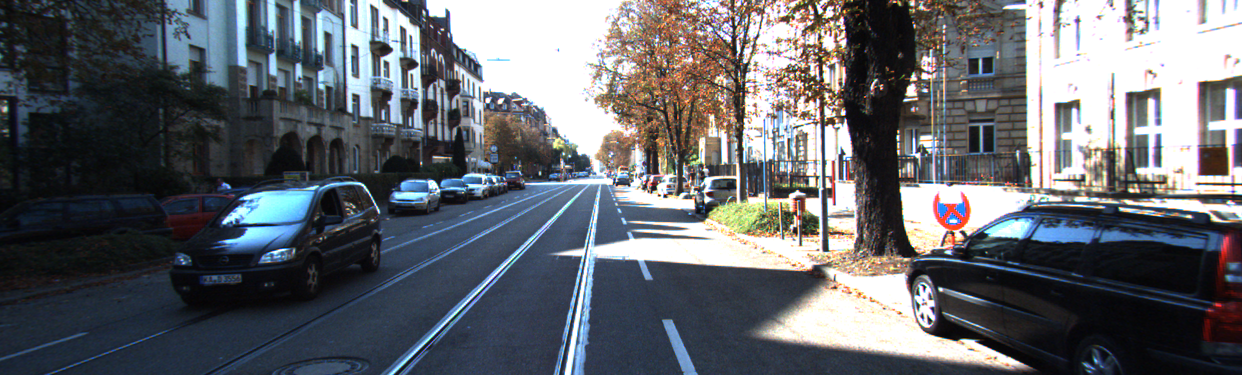
//> input picture 0.png, 1242 x 375 px
$ ./flow ../0.png ../1.png   (built with g++ and OpenCV 4, older OpenCV classes emulated)
//> lines starting //> are read from the running program, lines starting //| are printed output that depends on the picture; after the words box and inside, x2 and y2 are one past the last pixel; in counts of white or black regions, pixels touching at a corner belong together
//标准库
#include <iostream>
#include <math.h>
#include <string>
#include <vector>
// opencv
#include <opencv2/legacy/legacy.hpp>
#include <opencv2/nonfree/nonfree.hpp>
#include <opencv2/opencv.hpp>
// png++
#include <png++/png.hpp>
// Flow 类
#include "SPSFlow.h"
#include "defParameter.h"

using namespace cv;

bool interscetion(Point2f &inter_pt, Point2f o1, Point2f p1, Point2f o2,
                  Point2f p2) {
  Point2f x = o2 - o1;
  Point2f d1 = p1 - o1;
  Point2f d2 = p2 - o2;

  float cross = d1.x * d2.y - d1.y * d2.x;
  if (std::abs(cross) < /*EPS*/ 1e-8)
    return false;

  double t1 = (x.x * d2.y - x.y * d2.x) / cross;
  inter_pt = o1 + d1 * t1;
  return true;
};

int main(int argc, char *argv[]) {

  if (argc < 3) {
    std::cerr << "usage: ./flow left_0 left_1" << std::endl;
    exit(1);
  }

  std::string leftImageFilename = argv[1];
  std::string leftplusImageFilename = argv[2];

  Mat leftImage0, leftImage1;
  leftImage0 = imread(leftImageFilename, 1);
//> leftImage0 is the input picture: 375 rows x 1242 cols, CV_8UC3; mean B, G, R 107.6, 102.1, 98.9
  leftImage1 = imread(leftplusImageFilename, 1);
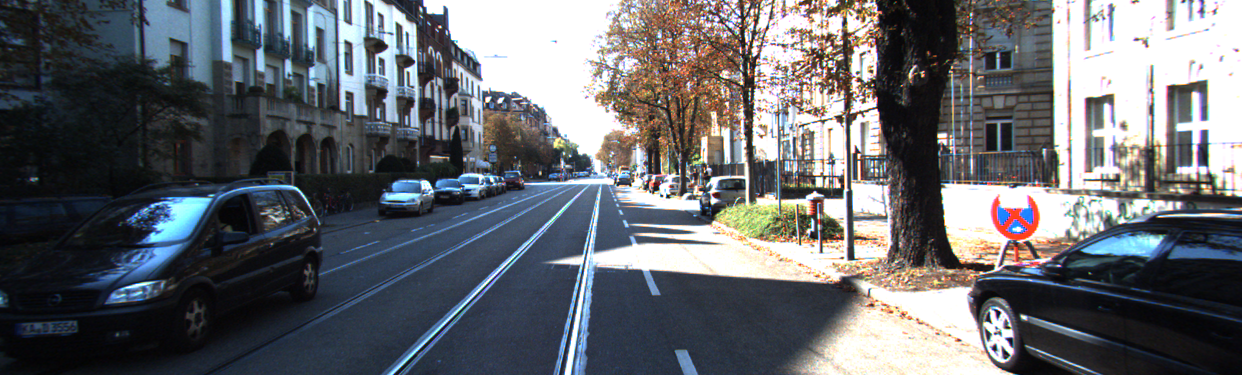
//> input picture 1.png, 1242 x 375 px
//> leftImage1 is the input picture: 375 rows x 1242 cols, CV_8UC3; mean B, G, R 108.9, 104.2, 101.5

  // imshow("Flow_image_0",leftImage0);
  // imshow("Flow_image_1",leftImage1);
  // waitKey(0);

  // SIFT
  SiftFeatureDetector siftdtc;
  vector<KeyPoint> kp0, kp1;
  Mat Keypoint0, Keypoint1;

  siftdtc.detect(leftImage0, kp0);
//> kp0 = 4137 keypoints; strongest (x, y, size): (940, 289, 3), (665, 196, 2.5), (707, 199, 4.2), (500, 101, 3.6)
  // [15 lines of commented-out code are left out]

  siftdtc.detect(leftImage1, kp1);
//> kp1 = 4465 keypoints; strongest (x, y, size): (661, 196, 1.9), (994, 348, 3.9), (668, 196, 2.7), (713, 201, 4.5)
  // drawKeypoints(leftImage1, kp1, Keypoint1);

  SiftDescriptorExtractor extractor;
  Mat descriptor0, descriptor1;
  BruteForceMatcher<L2<float>> matcher;
  vector<DMatch> matches;
  Mat MatchesImage;
  extractor.compute(leftImage0, kp0, descriptor0);
  extractor.compute(leftImage1, kp1, descriptor1);

  // imshow("descriptor",descriptor0);
  // waitKey(0);

  // std::cout<<std::endl<<descriptor0<<std::endl;
  matcher.match(descriptor0, descriptor1, matches);
//> matches = 4137 matches
  drawMatches(leftImage0, kp0, leftImage0, kp1, matches, MatchesImage);
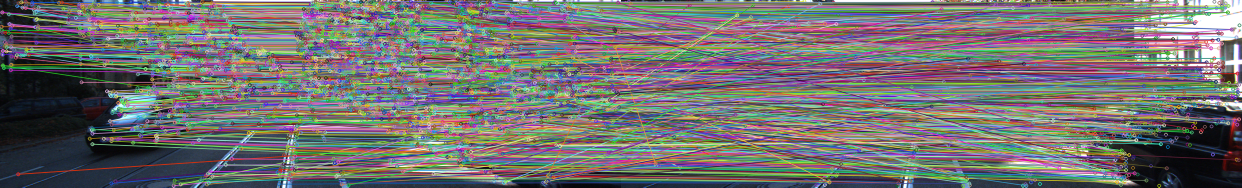
//> MatchesImage: 375 rows x 2484 cols, CV_8UC3 (shown at 1/2 size); mean B, G, R 112.5, 112.4, 114.5
  vector<int> compression_params;
  compression_params.push_back(CV_IMWRITE_PNG_COMPRESSION);
  compression_params.push_back(9);
  imwrite("before.png", MatchesImage, compression_params);
  // imshow("Match",MatchesImage);
  // waitKey(0);

  // LMeds或者8-points估计fundamental matrix

  // kp0,kp1为feature points需要将其转换array
  int ptCount = matches.size();
//> ptCount = 4137
  vector<Point2f> points0(ptCount);
  vector<Point2f> points1(ptCount);
  Point2f pt;
  for (int i = 0; i < ptCount; i++) {
    pt = kp0[matches[i].queryIdx].pt;
    points0[i].x = pt.x;
    points0[i].y = pt.y;
    pt = kp1[matches[i].trainIdx].pt;
    points1[i].x = pt.x;
    points1[i].y = pt.y;
  }
//> this loop made 4137 passes
//> after the loop, points0 = 4137 Points (x, y), first 12: [2.28, 93.81], [2.82, 52.99], [3.43, 60.12], [3.96, 64.33], [3.96, 64.33], [4.19, 24.4], [4.19, 24.4], [5.01, 109.1], [5.38, 101.4], [5.38, 101.4], [5.4, 130.7], [5.4, 130.7]; points1 = 4137 Points (x, y), first 12: [328.7, 169.5], [620.9, 57.87], [312.1, 64.9], [1053, 178.5], [1053, 178.5], [683.5, 357.7], [540.1, 173.1], [10.13, 49.21], [193.1, 327], [1000.8, 300.7], [33.61, 179.1], [117.2, 334.4]

  //根据第一次的计算结果去除outlier和误差大的点。
  Mat FundamentalMatrix;
  vector<uchar> LMedsStatus;
  FundamentalMatrix =
      findFundamentalMat(points0, points1, CV_FM_LMEDS, 3, 0.99, LMedsStatus);
//> FundamentalMatrix = [[-5.02e-05, 0.00229, -0.158], [-0.00222, 0.00028, -0.115], [0.185, 0.103, 1]]; LMedsStatus = 4137 values, max 1 at index 0, min 0 at index 1, mean 0.762
  int Outliers = 0;
  for (int i = 0; i < ptCount; i++) {
    if (LMedsStatus[i] == 0) {
      Outliers++;
    }
  }
//> after the loop, Outliers = 986
  // std::cout << "Outliers:" << Outliers << std::endl;
  // std::cout << "ptCount:" << ptCount << std::endl;
  //根据点的status来去除outlier。

  vector<Point2f> pt0_inlier;
  vector<Point2f> pt1_inlier;
  vector<DMatch> InlierMatches;
  int InlierCount = ptCount - Outliers;
//> InlierCount = 3151
  InlierMatches.resize(InlierCount);
//> InlierMatches = 3151 matches
  pt0_inlier.resize(InlierCount);
//> pt0_inlier = 3151 Points (x, y), first 12: [0, 0], [0, 0], [0, 0], [0, 0], [0, 0], [0, 0], [0, 0], [0, 0], [0, 0], [0, 0], [0, 0], [0, 0]
  pt1_inlier.resize(InlierCount);
//> pt1_inlier has the same summary as pt0_inlier
  InlierCount = 0;
  for (int i = 0; i < ptCount; i++) {
    if (LMedsStatus[i] != 0) {
      pt0_inlier[InlierCount].x = points0[i].x;
      pt0_inlier[InlierCount].y = points0[i].y;
      pt1_inlier[InlierCount].x = points1[i].x;
      pt1_inlier[InlierCount].y = points1[i].y;
      InlierMatches[InlierCount].queryIdx = InlierCount;
      InlierMatches[InlierCount].trainIdx = InlierCount;
      InlierCount++;
    }
  }
//> after the loop, pt0_inlier = 3151 Points (x, y), first 12: [2.28, 93.81], [3.43, 60.12], [5.01, 109.1], [5.38, 101.4], [5.4, 130.7], [5.4, 130.7], [10.36, 64.74], [17.05, 65.52], [17.39, 28.13], [18.58, 47.75], [20.52, 79.43], [20.52, 79.43]; pt1_inlier = 3151 Points (x, y), first 12: [328.7, 169.5], [312.1, 64.9], [10.13, 49.21], [193.1, 327], [33.61, 179.1], [117.2, 334.4], [610.4, 26.6], [795, 117.2], [166.3, 83.73], [33.61, 179.1], [1080.2, 233.3], [759, 108.8]; InlierCount = 3151

  FundamentalMatrix =
      findFundamentalMat(pt0_inlier, pt1_inlier, CV_FM_LMEDS, 3, 0.99);
//> FundamentalMatrix = [[-3e-06, 0.00287, -0.468], [-0.0029, 2.84e-05, 1.77], [0.471, -1.77, 1]]
  vector<KeyPoint> key0(InlierCount);
  vector<KeyPoint> key1(InlierCount);
  KeyPoint::convert(pt0_inlier, key0);
//> key0 = 3151 keypoints; strongest (x, y, size): (2, 94, 1), (3, 60, 1), (5, 109, 1), (5, 101, 1)
  KeyPoint::convert(pt1_inlier, key1);
//> key1 = 3151 keypoints; strongest (x, y, size): (329, 169, 1), (312, 65, 1), (10, 49, 1), (193, 327, 1)
  drawMatches(leftImage0, key0, leftImage0, key1, InlierMatches, MatchesImage);
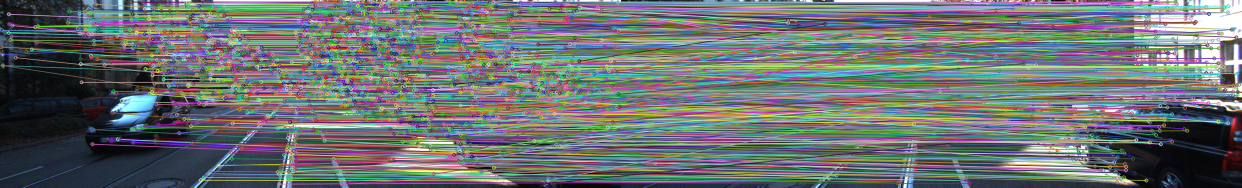
//> MatchesImage: 375 rows x 2484 cols, CV_8UC3 (shown at 1/2 size); mean B, G, R 113.9, 112.9, 108.4
  imwrite("after.png", MatchesImage, compression_params);
  // imshow("Match",MatchesImage);
  // waitKey(0);
  /*
  FileStorage fs("FundamentalMat.xml", FileStorage::WRITE);
  fs << "fundamentalMat" <<FundamentalMatrix;
  fs.release();
  */

  // CALIBRATION QUALITY CHECK
  // epipolar geometry constraint: m2^t*F*m1=0

  double err = 0;
  int npoints = 0;
  int nimages = 1;
  vector<Vec3f> lines[2];
  vector<vector<Point2f>> imagePoints[2];
  imagePoints[0].resize(nimages);
  imagePoints[1].resize(nimages);
  imagePoints[0][0] = pt0_inlier;
  imagePoints[1][0] = pt1_inlier;
  int err_count = 0;
  vector<Point2f> errpt_0;
  vector<Point2f> errpt_1;
  errpt_0.resize(InlierCount);
//> errpt_0 = 3151 Points (x, y), first 12: [0, 0], [0, 0], [0, 0], [0, 0], [0, 0], [0, 0], [0, 0], [0, 0], [0, 0], [0, 0], [0, 0], [0, 0]
  errpt_1.resize(InlierCount);
//> errpt_1 has the same summary as errpt_0
  for (int i = 0; i < nimages; i++) {
    Mat imgpt[2];
    int npt = (int)imagePoints[0][i].size();

    for (int k = 0; k < 2; k++) {
      imgpt[k] = Mat(imagePoints[k][i]);
      computeCorrespondEpilines(imgpt[k], k + 1, FundamentalMatrix, lines[k]);
      //绘制极线
      /*
      RNG &rng = theRNG();
      if (k == 1) {
        for (int i = 0; i < pt1_inlier.size(); i++) {
          Scalar color = Scalar(rng(256), rng(256), rng(256));
          cv::circle(leftImage1, pt1_inlier[i], 5, color);
          cv::line(leftImage1, Point(0, -lines[k][i][2] / lines[k][i][1]),
                   Point(leftImage1.cols,
                         -(lines[k][i][2] + lines[k][i][0] * leftImage0.cols) /
                             lines[k][i][1]),
                   color);

          cv::imshow("leftImagePlus's epiline", leftImage1);
          waitKey(0);
        }
      }
      */
      //计算右图像的极点，利用的是两条直线的交点，所有的匹配点对两两成对，然后计算出一堆
      //极点的备选点，计算这些点的均值和方差用于滤除outlier
      Mat epipole_mean_x, epipole_mean_y;
      if (k == 1) {
        Point2f inter_pt, o0, o1, p0, p1;
        Mat epipole_mean_x, epipole_var_x, epipole_var_y;
        Mat epipole_x(pt1_inlier.size() - 1, 1, CV_32F);
        Mat epipole_y(pt1_inlier.size() - 1, 1, CV_32F);

        for (int i = 0; i < pt1_inlier.size() - 1; i++) {
          o0.x = 0;
          o0.y = -lines[k][i][2] / lines[k][i][1];
          p0.x = leftImage1.cols;
          p0.y = -(lines[k][i][2] + lines[k][i][0] * leftImage0.cols) /
                 lines[k][i][1];
          o1.x = 0;
          o1.y = -lines[k][i + 1][2] / lines[k][i + 1][1];
          p1.x = leftImage1.cols;
          p1.y = -(lines[k][i + 1][2] + lines[k][i + 1][0] * leftImage0.cols) /
                 lines[k][i + 1][1];
          interscetion(inter_pt, o0, p0, o1, p1);
          epipole_x.at<float>(i, 0) = inter_pt.x;
          epipole_y.at<float>(i, 0) = inter_pt.y;

          // [8 lines of commented-out code are left out]
        }
        meanStdDev(epipole_x, epipole_mean_x, epipole_var_x);
        meanStdDev(epipole_y, epipole_mean_y, epipole_var_y);
        Mat temp_x, temp_y;
        for (int i = 0; i < epipole_x.rows; i++) {

          if (fabs(epipole_x.at<float>(i, 0) -
                   epipole_mean_x.at<double>(0, 0)) < 0.1) {
            temp_x.push_back(epipole_x.at<float>(i, 0));
          }
          if (fabs(epipole_y.at<float>(i, 0) -
                   epipole_mean_y.at<double>(0, 0)) < 0.1) {
            temp_y.push_back(epipole_y.at<float>(i, 0));
          }
        }
        swap(epipole_x, temp_x);
        swap(epipole_y, temp_y);
        meanStdDev(epipole_x, epipole_mean_x, epipole_var_x);
        meanStdDev(epipole_y, epipole_mean_y, epipole_var_y);
        std::cout << "epipole coordinate: (" << epipole_mean_x << ","
                  << epipole_mean_y << ")" << std::endl;
        std::cout << "epipole coordinate variance:" << epipole_var_x << "/"
                  << epipole_var_y << std::endl;

        // test:延极线方向的运动
        // 首先，先找到一个点，然后画出他的极线
        int i_t = 2;
        RNG &rng = theRNG();
        Scalar color = Scalar(rng(256), rng(256), rng(256));
        cv::circle(leftImage1, pt1_inlier[i_t], 5, color, -1);
        cv::line(leftImage1, Point(0, -lines[k][i_t][2] / lines[k][i_t][1]),
                 Point(leftImage1.cols, -(lines[k][i_t][2] +
                                          lines[k][i_t][0] * leftImage0.cols) /
                                            lines[k][i_t][1]),
                 color);
        Point2f epipole_pt;
        epipole_pt.x = epipole_mean_x.at<double>(0, 0);
        epipole_pt.y = epipole_mean_y.at<double>(0, 0);
        color = Scalar(rng(0), rng(256), rng(0));
        cv::circle(leftImage1, epipole_pt, 5, color, -1);

        float x = epipole_pt.x - pt1_inlier[i_t].x;
        float y = epipole_pt.y - pt1_inlier[i_t].y;
        float square_root = sqrt(pow(x, 2) + pow(y, 2));
        x = x / square_root;
        y = y / square_root;
        float d_epipolar = 40;
        x = d_epipolar * x;
        y = d_epipolar * y;
        Point2f incremental;
        incremental.x = pt1_inlier[i_t].x + x;
        incremental.y = pt1_inlier[i_t].y + y;
        cv::circle(leftImage1, incremental, 5, color);
        // cv::imshow("one of the leftImagePlus's epiline", leftImage1);
        // waitKey(0);
      }
    }
    //----------------------------------------------------------------------

    for (int j = 0; j < InlierCount; j++) {
      double errij =
          fabs(imagePoints[0][i][j].x * lines[1][j][0] +
               imagePoints[0][i][j].y * lines[1][j][1] + lines[1][j][2]) +
          fabs(imagePoints[1][i][j].x * lines[0][j][0] +
               imagePoints[1][i][j].y * lines[0][j][1] + lines[0][j][2]);
      // 齐次表示形式。
      err += errij;
      if (0.01 > errij && errij > 0) {
        errpt_0[err_count].x = imagePoints[0][i][j].x;
        errpt_0[err_count].y = imagePoints[0][i][j].y;
        errpt_1[err_count].x = imagePoints[1][i][j].x;
        errpt_1[err_count].y = imagePoints[1][i][j].y;
        /*
        std::cout << "image 0 coordinate:(" << errpt_0[err_count].x << ","
                  << errpt_0[err_count].y << ")" << std::endl;
        std::cout << "image 1 coordinate:(" << errpt_1[err_count].x << ","
                  << errpt_1[err_count].y << ")" << std::endl;
        std::cout << "error:" << errij << std::endl;
        */
        err_count++;
      }
    }
    npoints += npt;
  }
//> this loop made 1 pass
//> (err, err_count) on pass 1: (279259.8, 6)
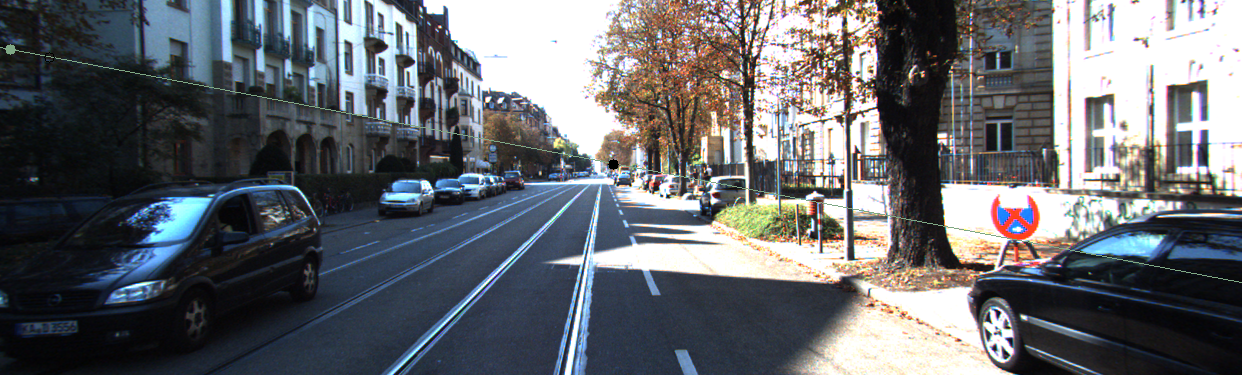
//> leftImage1: 375 rows x 1242 cols, CV_8UC3; 0.3% of pixels changed, all inside (x1, y1, x2, y2) = (0, 44, 1242, 283)
//> after the loop, lines = 2 items; err = 279259.8; errpt_0 = 3151 Points (x, y), first 12: [328.5, 134.8], [328.5, 134.8], [614.2, 179.5], [663.5, 100.4], [962.4, 210.3], [962.4, 210.3], [0, 0], [0, 0], [0, 0], [0, 0], [0, 0], [0, 0]; errpt_1 = 3151 Points (x, y), first 12: [295.2, 130], [295.2, 130], [615.3, 179.2], [666.2, 97.75], [1029.5, 216.4], [1029.5, 216.4], [0, 0], [0, 0], [0, 0], [0, 0], [0, 0], [0, 0]; err_count = 6; npoints = 3151
  std::cout << "average reprojection err = " << err / npoints << std::endl;
//| average reprojection err = 88.6258
  std::cout << "err_count = " << err_count << std::endl;
//| err_count = 6
  vector<DMatch> err_Matches;
  err_Matches.resize(err_count);
//> err_Matches = 6 matches
  for (int i = 0; i < err_count; i++) {
    err_Matches[i].queryIdx = i;
    err_Matches[i].trainIdx = i;
  }
//> this loop made 6 passes
  vector<KeyPoint> err_key0(InlierCount);
  vector<KeyPoint> err_key1(InlierCount);
  KeyPoint::convert(errpt_0, err_key0);
//> err_key0 = 3151 keypoints; strongest (x, y, size): (328, 135, 1), (614, 179, 1), (663, 100, 1), (962, 210, 1)
  KeyPoint::convert(errpt_1, err_key1);
//> err_key1 = 3151 keypoints; strongest (x, y, size): (295, 130, 1), (615, 179, 1), (666, 98, 1), (1029, 216, 1)
  drawMatches(leftImage0, err_key0, leftImage0, err_key1, InlierMatches,
              MatchesImage);
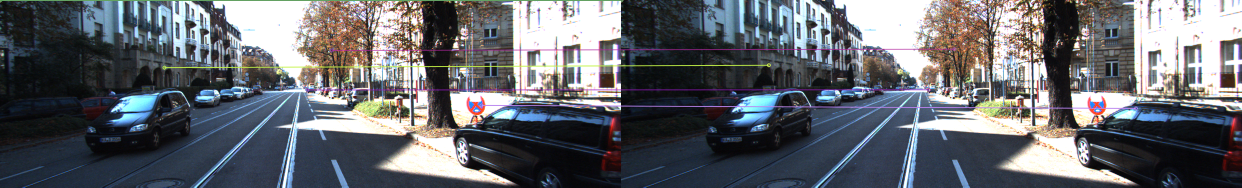
//> MatchesImage: 375 rows x 2484 cols, CV_8UC3 (shown at 1/2 size); mean B, G, R 108, 102.2, 99.4
  imwrite("error.png", MatchesImage, compression_params);

  //利用基础矩阵和相机内参求本质矩阵，SVD分解求相机旋转。
  Mat K_t_2, K_t_3;                              //相机的内参矩阵。
  Mat F(FundamentalMatrix.size(), K_t_2.type()); //数据类型转换。
//> F = [[0, 0, 0], [0, 0, 0], [0, 0, 0]]
  FundamentalMatrix.convertTo(F, CV_32FC1);
//> F has the same summary as FundamentalMatrix

  // [13 lines of commented-out code are left out]

  K_t_2 = (Mat_<float>(3, 3) << 721.537700, 0.000000, 609.559300, 0.000000,
           721.537700, 172.854000, 0.000000, 0.000000, 1.000000);
  K_t_3 = (Mat_<float>(3, 3) << 721.537700, 0.000000, 609.559300, 0.000000,
           721.537700, 172.854000, 0.000000, 0.000000, 1.000000);
  //相机中心的坐标

  Mat EssentialMat;
  EssentialMat = K_t_2.t() * F * K_t_2;
//> EssentialMat = [[-1.56, 1494.8, 18.81], [-1507.5, 14.77, 8.05], [-22.84, -9.86, -0.00495]]
  std::cout << "F:" << std::endl << F << std::endl;
//| F:
//| [-3.0034914e-06, 0.0028711888, -0.46840096;
//|  -0.0028955645, 2.8369228e-05, 1.7712651;
//|  0.47068769, -1.7687321, 1]

  //基础矩阵计算的应该是没有问题，计算秩确实为2.
  Mat U, W, Vt, Rotation;
  SVD::compute(EssentialMat, W, U, Vt);
//> W = [1511.7, 1491, 2.04e-06]; U = [[-0.436, 0.9, 0.00675], [-0.9, -0.436, -0.0152], [-0.0107, -0.0127, 1]]; Vt = [[0.898, -0.44, -0.0102], [0.44, 0.898, 0.009], [0.00521, -0.0126, 1]]
  // std::cout << "E:" << std::endl << EssentialMat << std::endl;
  // 照计算机视觉中的多视图几何（9.14）公式写的。
  W = (Mat_<float>(3, 3) << 0, -1, 0, 1, 0, 0, 0, 0, 1);
  Rotation = U * W * Vt;
//> Rotation = [[1, -0.0044, 0.00148], [0.0044, 1, -0.0026], [-0.00147, 0.00261, 1]]
  // std::cout << "Rotation:" << std::endl << Rotation << std::endl;
  Mat col = (Mat_<float>(3, 1) << 0, 0, 1);
  Mat t = U * col;
//> t = [0.00675, -0.0152, 1]
  std::cout << "t:" << std::endl << t << std::endl;
//| t:
//| [0.0067466241;
//|  -0.015155288;
//|  0.99986243]
  Mat vector_Rot;
  Rodrigues(Rotation, vector_Rot);
//> vector_Rot = [0.00261, 0.00147, 0.0044]
  std::cout << "Rotation_vector:" << std::endl << vector_Rot << std::endl;
//| Rotation_vector:
//| [0.0026070306;
//|  0.0014723724;
//|  0.0044017127]

  // SGMFlow部分，cost computation
//> (the run ends here: the program needs code that is not available in this run, at `png::image<png::rgb_pixel> leftImage(leftImageFilename);`)
